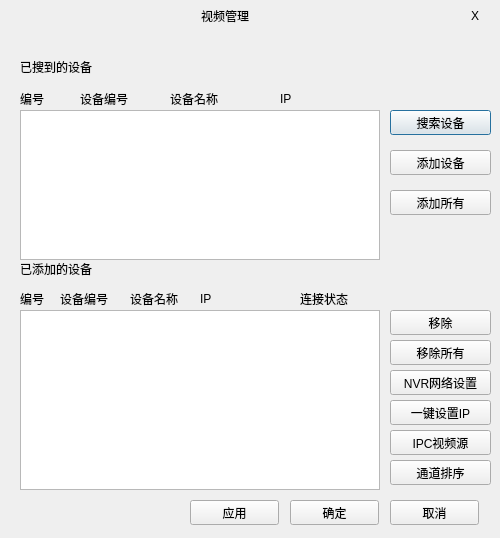
<?xml version="1.0" encoding="UTF-8"?>
<ui version="4.0">
 <class>dialog_null_videoManagerDialog</class>
 <widget class="QDialog" name="dialog_null_videoManagerDialog">
  <property name="geometry">
   <rect>
    <x>0</x>
    <y>0</y>
    <width>500</width>
    <height>538</height>
   </rect>
  </property>
  <property name="windowTitle">
   <string>Dialog</string>
  </property>
  <widget class="QLabel" name="label_videoManagerDialog_found">
   <property name="geometry">
    <rect>
     <x>20</x>
     <y>56</y>
     <width>101</width>
     <height>21</height>
    </rect>
   </property>
   <property name="text">
    <string>已搜到的设备</string>
   </property>
  </widget>
  <widget class="QListWidget" name="listWidget_videoManagerDialog_foundList">
   <property name="geometry">
    <rect>
     <x>20</x>
     <y>110</y>
     <width>360</width>
     <height>150</height>
    </rect>
   </property>
  </widget>
  <widget class="QLabel" name="label_videoManagerDialog_added">
   <property name="geometry">
    <rect>
     <x>20</x>
     <y>260</y>
     <width>91</width>
     <height>17</height>
    </rect>
   </property>
   <property name="text">
    <string>已添加的设备</string>
   </property>
  </widget>
  <widget class="QListWidget" name="listWidget_videoManagerDialog_addedList">
   <property name="geometry">
    <rect>
     <x>20</x>
     <y>310</y>
     <width>360</width>
     <height>180</height>
    </rect>
   </property>
  </widget>
  <widget class="QLabel" name="label_videoManagerDialog_addedId">
   <property name="geometry">
    <rect>
     <x>20</x>
     <y>290</y>
     <width>31</width>
     <height>17</height>
    </rect>
   </property>
   <property name="text">
    <string>编号</string>
   </property>
  </widget>
  <widget class="QLabel" name="label_videoManagerDialog_addedDeviceId">
   <property name="geometry">
    <rect>
     <x>60</x>
     <y>290</y>
     <width>67</width>
     <height>17</height>
    </rect>
   </property>
   <property name="text">
    <string>设备编号</string>
   </property>
  </widget>
  <widget class="QLabel" name="label_videoManagerDialog_addedDeviceName">
   <property name="geometry">
    <rect>
     <x>130</x>
     <y>290</y>
     <width>67</width>
     <height>17</height>
    </rect>
   </property>
   <property name="text">
    <string>设备名称</string>
   </property>
  </widget>
  <widget class="QLabel" name="label_videoManagerDialog_addedIp">
   <property name="geometry">
    <rect>
     <x>200</x>
     <y>290</y>
     <width>31</width>
     <height>17</height>
    </rect>
   </property>
   <property name="text">
    <string>IP</string>
   </property>
  </widget>
  <widget class="QLabel" name="label_videoManagerDialog_deviceId">
   <property name="geometry">
    <rect>
     <x>80</x>
     <y>90</y>
     <width>67</width>
     <height>17</height>
    </rect>
   </property>
   <property name="text">
    <string>设备编号</string>
   </property>
  </widget>
  <widget class="QLabel" name="label_videoManagerDialog_id">
   <property name="geometry">
    <rect>
     <x>20</x>
     <y>90</y>
     <width>41</width>
     <height>17</height>
    </rect>
   </property>
   <property name="text">
    <string>编号</string>
   </property>
  </widget>
  <widget class="QLabel" name="label_videoManagerDialog_deviceName">
   <property name="geometry">
    <rect>
     <x>170</x>
     <y>90</y>
     <width>80</width>
     <height>17</height>
    </rect>
   </property>
   <property name="text">
    <string>设备名称</string>
   </property>
  </widget>
  <widget class="QLabel" name="label_videoManagerDialog_ip">
   <property name="geometry">
    <rect>
     <x>280</x>
     <y>90</y>
     <width>67</width>
     <height>17</height>
    </rect>
   </property>
   <property name="text">
    <string>IP</string>
   </property>
  </widget>
  <widget class="QLabel" name="label_videoManagerDialog_addedConnection">
   <property name="geometry">
    <rect>
     <x>300</x>
     <y>290</y>
     <width>67</width>
     <height>17</height>
    </rect>
   </property>
   <property name="text">
    <string>连接状态</string>
   </property>
  </widget>
  <widget class="QPushButton" name="pushButton_videoManagerDialog_findDevice">
   <property name="geometry">
    <rect>
     <x>390</x>
     <y>110</y>
     <width>101</width>
     <height>25</height>
    </rect>
   </property>
   <property name="text">
    <string>搜索设备</string>
   </property>
  </widget>
  <widget class="QPushButton" name="pushButton_videoManagerDialog_addDevice">
   <property name="geometry">
    <rect>
     <x>390</x>
     <y>150</y>
     <width>101</width>
     <height>25</height>
    </rect>
   </property>
   <property name="text">
    <string>添加设备</string>
   </property>
  </widget>
  <widget class="QPushButton" name="pushButton_videoManagerDialog_addAll">
   <property name="geometry">
    <rect>
     <x>390</x>
     <y>190</y>
     <width>101</width>
     <height>25</height>
    </rect>
   </property>
   <property name="text">
    <string>添加所有</string>
   </property>
  </widget>
  <widget class="QPushButton" name="pushButton_videoManagerDialog_move">
   <property name="geometry">
    <rect>
     <x>390</x>
     <y>310</y>
     <width>101</width>
     <height>25</height>
    </rect>
   </property>
   <property name="text">
    <string>移除</string>
   </property>
  </widget>
  <widget class="QPushButton" name="pushButton_videoManagerDialog_moveall">
   <property name="geometry">
    <rect>
     <x>390</x>
     <y>340</y>
     <width>101</width>
     <height>25</height>
    </rect>
   </property>
   <property name="text">
    <string>移除所有</string>
   </property>
  </widget>
  <widget class="QPushButton" name="pushButton_videoManagerDialog_nvrNetworkSet">
   <property name="geometry">
    <rect>
     <x>390</x>
     <y>370</y>
     <width>101</width>
     <height>25</height>
    </rect>
   </property>
   <property name="text">
    <string>NVR网络设置</string>
   </property>
  </widget>
  <widget class="QPushButton" name="pushButton_videoManagerDialog_setIp">
   <property name="geometry">
    <rect>
     <x>390</x>
     <y>400</y>
     <width>101</width>
     <height>25</height>
    </rect>
   </property>
   <property name="text">
    <string>一键设置IP</string>
   </property>
  </widget>
  <widget class="QPushButton" name="pushButton_videoManagerDialog_IpcVideoSource">
   <property name="geometry">
    <rect>
     <x>390</x>
     <y>430</y>
     <width>101</width>
     <height>25</height>
    </rect>
   </property>
   <property name="text">
    <string>IPC视频源</string>
   </property>
  </widget>
  <widget class="QPushButton" name="pushButton_videoManagerDialog_channelSort">
   <property name="geometry">
    <rect>
     <x>390</x>
     <y>460</y>
     <width>101</width>
     <height>25</height>
    </rect>
   </property>
   <property name="text">
    <string>通道排序</string>
   </property>
  </widget>
  <widget class="QPushButton" name="pushButton_videoManagerDialog_sure">
   <property name="geometry">
    <rect>
     <x>290</x>
     <y>500</y>
     <width>89</width>
     <height>25</height>
    </rect>
   </property>
   <property name="text">
    <string>确定</string>
   </property>
  </widget>
  <widget class="QPushButton" name="pushButton_videoManagerDialog_cancel">
   <property name="geometry">
    <rect>
     <x>390</x>
     <y>500</y>
     <width>89</width>
     <height>25</height>
    </rect>
   </property>
   <property name="text">
    <string>取消</string>
   </property>
  </widget>
  <widget class="QPushButton" name="pushButton_videoManagerDialog_use">
   <property name="geometry">
    <rect>
     <x>190</x>
     <y>500</y>
     <width>89</width>
     <height>25</height>
    </rect>
   </property>
   <property name="text">
    <string>应用</string>
   </property>
  </widget>
  <widget class="QLabel" name="label">
   <property name="geometry">
    <rect>
     <x>0</x>
     <y>0</y>
     <width>450</width>
     <height>31</height>
    </rect>
   </property>
   <property name="text">
    <string>视频管理</string>
   </property>
   <property name="alignment">
    <set>Qt::AlignCenter</set>
   </property>
  </widget>
  <widget class="QLabel" name="label_2">
   <property name="geometry">
    <rect>
     <x>450</x>
     <y>0</y>
     <width>50</width>
     <height>31</height>
    </rect>
   </property>
   <property name="text">
    <string>X</string>
   </property>
   <property name="alignment">
    <set>Qt::AlignCenter</set>
   </property>
  </widget>
 </widget>
 <resources/>
 <connections/>
</ui>
